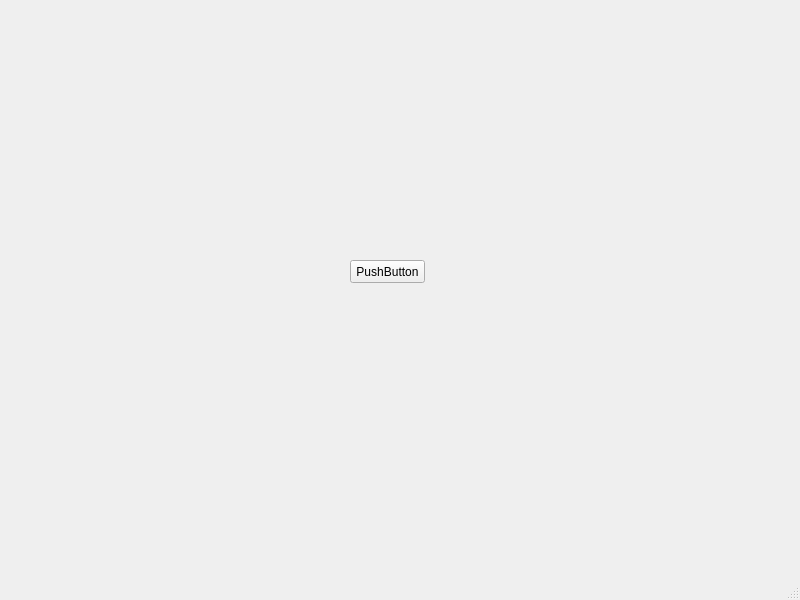
<?xml version="1.0" encoding="UTF-8"?>
<ui version="4.0">
 <class>MainWindow</class>
 <widget class="QMainWindow" name="MainWindow">
  <property name="geometry">
   <rect>
    <x>0</x>
    <y>0</y>
    <width>800</width>
    <height>600</height>
   </rect>
  </property>
  <property name="windowTitle">
   <string>MainWindow</string>
  </property>
  <widget class="QWidget" name="centralwidget">
   <widget class="QPushButton" name="pushButton">
    <property name="geometry">
     <rect>
      <x>350</x>
      <y>260</y>
      <width>75</width>
      <height>23</height>
     </rect>
    </property>
    <property name="text">
     <string>PushButton</string>
    </property>
   </widget>
  </widget>
  <widget class="QMenuBar" name="menubar">
   <property name="geometry">
    <rect>
     <x>0</x>
     <y>0</y>
     <width>800</width>
     <height>21</height>
    </rect>
   </property>
  </widget>
  <widget class="QStatusBar" name="statusbar"/>
 </widget>
 <resources/>
 <connections/>
</ui>
